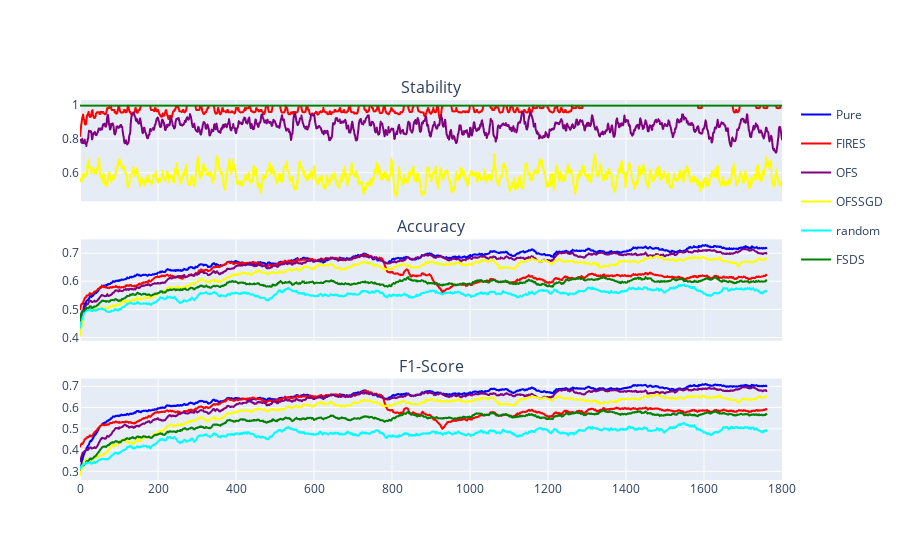

Source (notebook cell):
### Code cell
fig = make_subplots(rows=3, cols=1, subplot_titles=("Stability","Accuracy", "F1-Score"), shared_xaxes=True, vertical_spacing=0.1)
for i in range(len(stability_trace)):
    stability_trace[i]["showlegend"] = False
    fig.add_trace(stability_trace[i], row=1, col=1)
for i in range(len(accuracy_trace)):
    fig.add_trace(accuracy_trace[i], row=2, col=1)
for i in range(len(f1_trace)):
    f1_trace[i]["showlegend"] = False
    fig.add_trace(f1_trace[i], row=3, col=1)
fig.write_image("{}/all_scores.{}".format(folder, export_type))
fig.show()

### Figure 1 — Plotly figure (JSON) as saved in the notebook; plotly's stock layout.template omitted (floating-point values rounded to 4 significant figures; data arrays with more than 128 entries replaced by an {"elided": "..."} marker saying what was removed)
{"data": [{"hovertemplate": "variable=FIRES<br>batches=%{x}<br>stability=%{y}<extra></extra>", "legendgroup": "FIRES", "line": {"color": "red", "dash": "solid"}, "mode": "lines", "name": "FIRES", "showlegend": false, "type": "scattergl", "x": {"elided": "1801 int values"}, "xaxis": "x", "y": {"elided": "1801 float values"}, "yaxis": "y"}, {"hovertemplate": "variable=OFS<br>batches=%{x}<br>stability=%{y}<extra></extra>", "legendgroup": "OFS", "line": {"color": "purple", "dash": "solid"}, "mode": "lines", "name": "OFS", "showlegend": false, "type": "scattergl", "x": {"elided": "1801 int values"}, "xaxis": "x", "y": {"elided": "1801 float values"}, "yaxis": "y"}, {"hovertemplate": "variable=OFSSGD<br>batches=%{x}<br>stability=%{y}<extra></extra>", "legendgroup": "OFSSGD", "line": {"color": "yellow", "dash": "solid"}, "mode": "lines", "name": "OFSSGD", "showlegend": false, "type": "scattergl", "x": {"elided": "1801 int values"}, "xaxis": "x", "y": {"elided": "1801 float values"}, "yaxis": "y"}, {"hovertemplate": "variable=FSDS<br>batches=%{x}<br>stability=%{y}<extra></extra>", "legendgroup": "FSDS", "line": {"color": "green", "dash": "solid"}, "mode": "lines", "name": "FSDS", "showlegend": false, "type": "scattergl", "x": {"elided": "1801 int values"}, "xaxis": "x", "y": {"elided": "1801 float values"}, "yaxis": "y"}, {"hovertemplate": "variable=Pure<br>batches=%{x}<br>accuracy=%{y}<extra></extra>", "legendgroup": "Pure", "line": {"color": "blue", "dash": "solid"}, "mode": "lines", "name": "Pure", "showlegend": true, "type": "scattergl", "x": {"elided": "1761 int values"}, "xaxis": "x2", "y": {"elided": "1761 float values"}, "yaxis": "y2"}, {"hovertemplate": "variable=FIRES<br>batches=%{x}<br>accuracy=%{y}<extra></extra>", "legendgroup": "FIRES", "line": {"color": "red", "dash": "solid"}, "mode": "lines", "name": "FIRES", "showlegend": true, "type": "scattergl", "x": {"elided": "1761 int values"}, "xaxis": "x2", "y": {"elided": "1761 float values"}, "yaxis": "y2"}, {"hovertemplate": "variable=OFS<br>batches=%{x}<br>accuracy=%{y}<extra></extra>", "legendgroup": "OFS", "line": {"color": "purple", "dash": "solid"}, "mode": "lines", "name": "OFS", "showlegend": true, "type": "scattergl", "x": {"elided": "1761 int values"}, "xaxis": "x2", "y": {"elided": "1761 float values"}, "yaxis": "y2"}, {"hovertemplate": "variable=OFSSGD<br>batches=%{x}<br>accuracy=%{y}<extra></extra>", "legendgroup": "OFSSGD", "line": {"color": "yellow", "dash": "solid"}, "mode": "lines", "name": "OFSSGD", "showlegend": true, "type": "scattergl", "x": {"elided": "1761 int values"}, "xaxis": "x2", "y": {"elided": "1761 float values"}, "yaxis": "y2"}, {"hovertemplate": "variable=random<br>batches=%{x}<br>accuracy=%{y}<extra></extra>", "legendgroup": "random", "line": {"color": "cyan", "dash": "solid"}, "mode": "lines", "name": "random", "showlegend": true, "type": "scattergl", "x": {"elided": "1761 int values"}, "xaxis": "x2", "y": {"elided": "1761 float values"}, "yaxis": "y2"}, {"hovertemplate": "variable=FSDS<br>batches=%{x}<br>accuracy=%{y}<extra></extra>", "legendgroup": "FSDS", "line": {"color": "green", "dash": "solid"}, "mode": "lines", "name": "FSDS", "showlegend": true, "type": "scattergl", "x": {"elided": "1761 int values"}, "xaxis": "x2", "y": {"elided": "1761 float values"}, "yaxis": "y2"}, {"hovertemplate": "variable=Pure<br>batches=%{x}<br>accuracy=%{y}<extra></extra>", "legendgroup": "Pure", "line": {"color": "blue", "dash": "solid"}, "mode": "lines", "name": "Pure", "showlegend": false, "type": "scattergl", "x": {"elided": "1761 int values"}, "xaxis": "x3", "y": {"elided": "1761 float values"}, "yaxis": "y3"}, {"hovertemplate": "variable=FIRES<br>batches=%{x}<br>accuracy=%{y}<extra></extra>", "legendgroup": "FIRES", "line": {"color": "red", "dash": "solid"}, "mode": "lines", "name": "FIRES", "showlegend": false, "type": "scattergl", "x": {"elided": "1761 int values"}, "xaxis": "x3", "y": {"elided": "1761 float values"}, "yaxis": "y3"}, {"hovertemplate": "variable=OFS<br>batches=%{x}<br>accuracy=%{y}<extra></extra>", "legendgroup": "OFS", "line": {"color": "purple", "dash": "solid"}, "mode": "lines", "name": "OFS", "showlegend": false, "type": "scattergl", "x": {"elided": "1761 int values"}, "xaxis": "x3", "y": {"elided": "1761 float values"}, "yaxis": "y3"}, {"hovertemplate": "variable=OFSSGD<br>batches=%{x}<br>accuracy=%{y}<extra></extra>", "legendgroup": "OFSSGD", "line": {"color": "yellow", "dash": "solid"}, "mode": "lines", "name": "OFSSGD", "showlegend": false, "type": "scattergl", "x": {"elided": "1761 int values"}, "xaxis": "x3", "y": {"elided": "1761 float values"}, "yaxis": "y3"}, {"hovertemplate": "variable=FSDS<br>batches=%{x}<br>accuracy=%{y}<extra></extra>", "legendgroup": "FSDS", "line": {"color": "green", "dash": "solid"}, "mode": "lines", "name": "FSDS", "showlegend": false, "type": "scattergl", "x": {"elided": "1761 int values"}, "xaxis": "x3", "y": {"elided": "1761 float values"}, "yaxis": "y3"}, {"hovertemplate": "variable=random<br>batches=%{x}<br>accuracy=%{y}<extra></extra>", "legendgroup": "random", "line": {"color": "cyan", "dash": "solid"}, "mode": "lines", "name": "random", "showlegend": false, "type": "scattergl", "x": {"elided": "1761 int values"}, "xaxis": "x3", "y": {"elided": "1761 float values"}, "yaxis": "y3"}], "layout": {"annotations": [{"font": {"size": 16}, "showarrow": false, "text": "Stability", "x": 0.5, "xanchor": "center", "xref": "paper", "y": 1, "yanchor": "bottom", "yref": "paper"}, {"font": {"size": 16}, "showarrow": false, "text": "Accuracy", "x": 0.5, "xanchor": "center", "xref": "paper", "y": 0.6333, "yanchor": "bottom", "yref": "paper"}, {"font": {"size": 16}, "showarrow": false, "text": "F1-Score", "x": 0.5, "xanchor": "center", "xref": "paper", "y": 0.2667, "yanchor": "bottom", "yref": "paper"}], "xaxis": {"anchor": "y", "domain": [0, 1], "matches": "x3", "showticklabels": false}, "xaxis2": {"anchor": "y2", "domain": [0, 1], "matches": "x3", "showticklabels": false}, "xaxis3": {"anchor": "y3", "domain": [0, 1]}, "yaxis": {"anchor": "x", "domain": [0.7333, 1]}, "yaxis2": {"anchor": "x2", "domain": [0.3667, 0.6333]}, "yaxis3": {"anchor": "x3", "domain": [0, 0.2667]}}}
